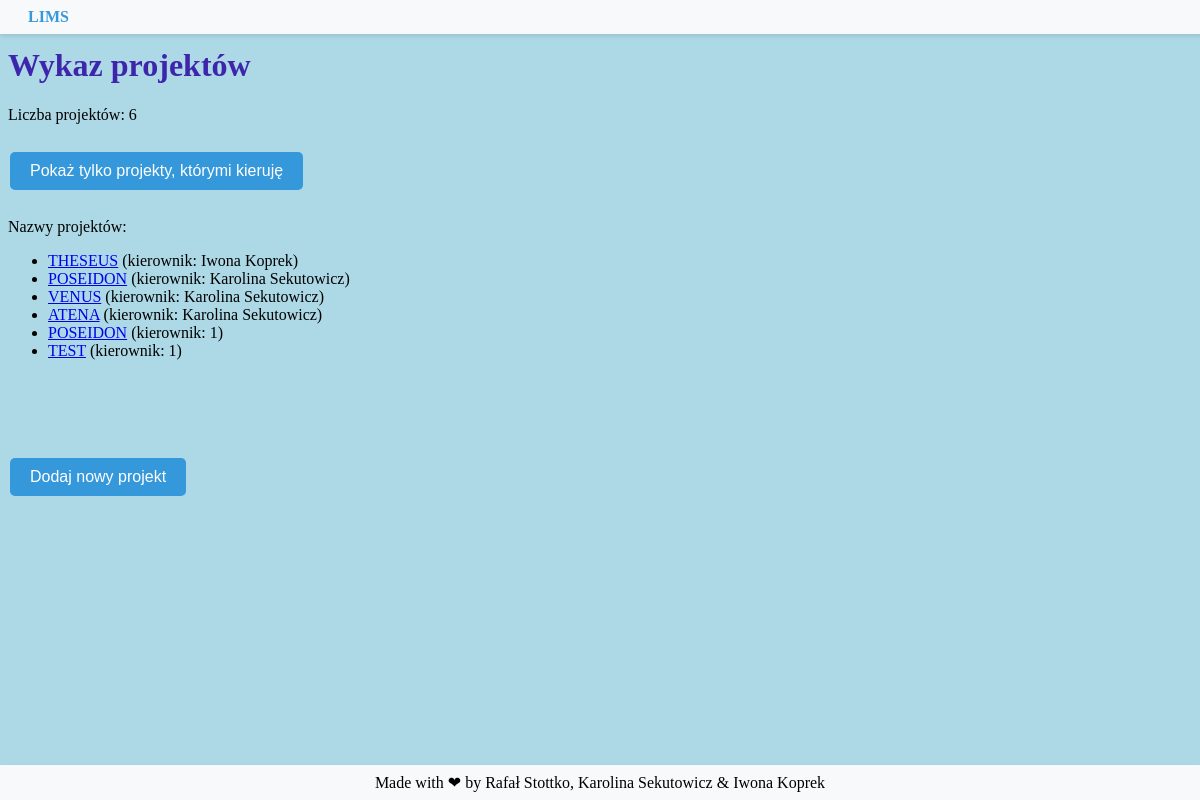
/projects_home/ (signed in), run on an earlier commit of the app's database.
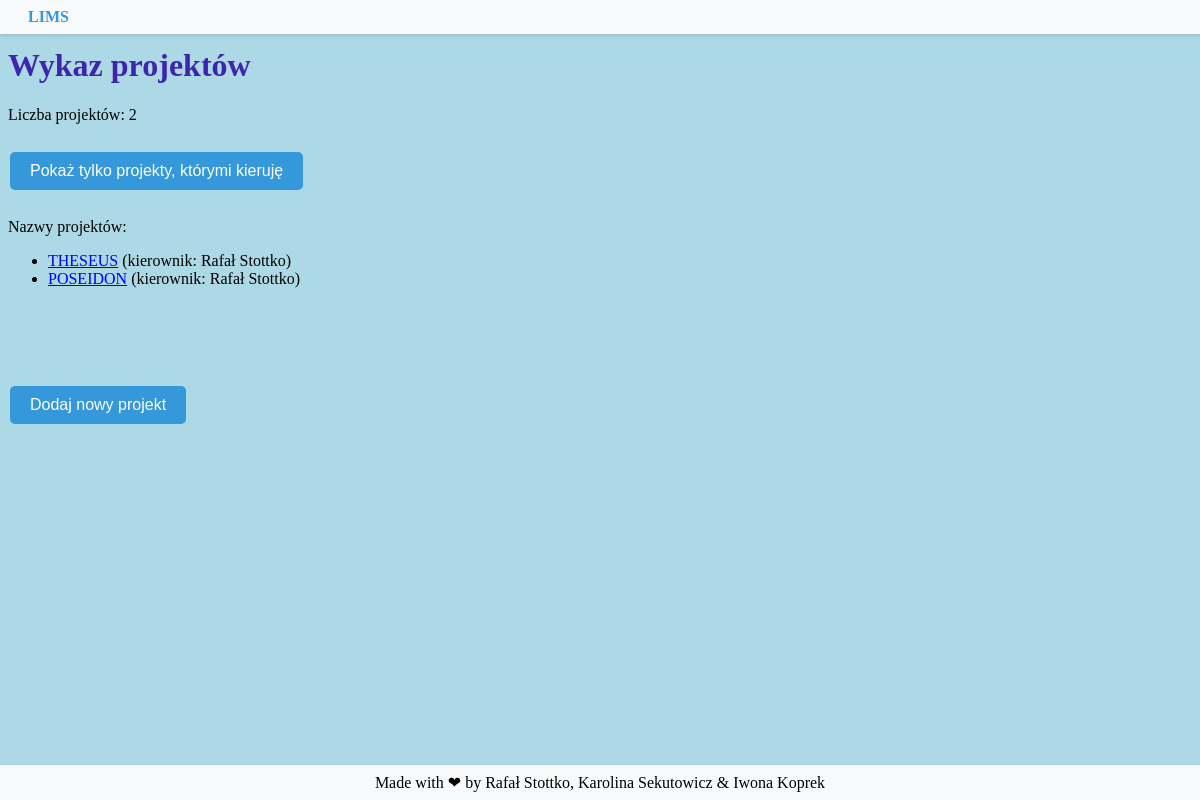
And on a later commit of the database.
### projekty/models.py (models this page shows)
class Project(models.Model):
   project_name=models.CharField(max_length=30)
   team_leader=models.CharField(max_length=30)
   description=models.CharField(max_length=400, null=True)
   class Meta:
      permissions = [
      ('view_projects', 'Can view projects'),
      ('add_projects', 'Can add projects'),
      ('change_projects', 'Can change projects'),
        ]

### projekty/views.py (the view)
# urls.py: path('projects_home/', projects_home, name='projects'),
@login_required
def projects_home(request):
	c = Project.objects.count()
	l = Project.objects.all()
	return render(request, 'projects_home.html',{'c':c, 'l':l})

### templates/projects_home.html (shortened to what this page needs)
{% load static %}
<!DOCTYPE html>
<html lang='en'>
<head>
    <link rel="stylesheet" href="{% static 'all_styles.css' %}">
</head>
<body>
    <header>
        <a href="{% url 'home_user' %}" class="site-name">LIMS</a>
    </header>
    <br>
    <h1>Wykaz projektów</h1>
    Liczba projektów: {{ c }} <br>
    <br>
    <form action="{% url 'filter_projects' %}" method="get">
        <button type="submit" class="button-modern">Pokaż tylko projekty, którymi kieruję</button>
    </form>
    <br>
    Nazwy projektów: <br>
    <ul>
        {% for obj in l %}
        <li><a href="{% url 'project_detail' obj.id %}">{{ obj.project_name }}</a> (kierownik: {{ obj.team_leader }})</li>
        {% endfor %}
    </ul>
    <br><br><br><br>
    <a href="{% url 'add_project' %}">
        <button class="button-modern">Dodaj nowy projekt</button>
    </a>
    <footer>
        Made with <span>&#10084;</span> by Rafał Stottko, Karolina Sekutowicz & Iwona Koprek
    </footer>
</body>
</html>

What changed in the data, as far as the page shows it:
removed Project: project_name "VENUS", team_leader "Karolina Sekutowicz"
removed Project: project_name "ATENA", team_leader "Karolina Sekutowicz"
removed Project: project_name "POSEIDON", team_leader "1"
removed Project: project_name "TEST", team_leader "1"
changed Project "THESEUS": team_leader "Iwona Koprek" → "Rafał Stottko"
changed Project "POSEIDON": team_leader "Karolina Sekutowicz" → "Rafał Stottko"
Also different on the page:
{{ c }}: "6" → "2"
